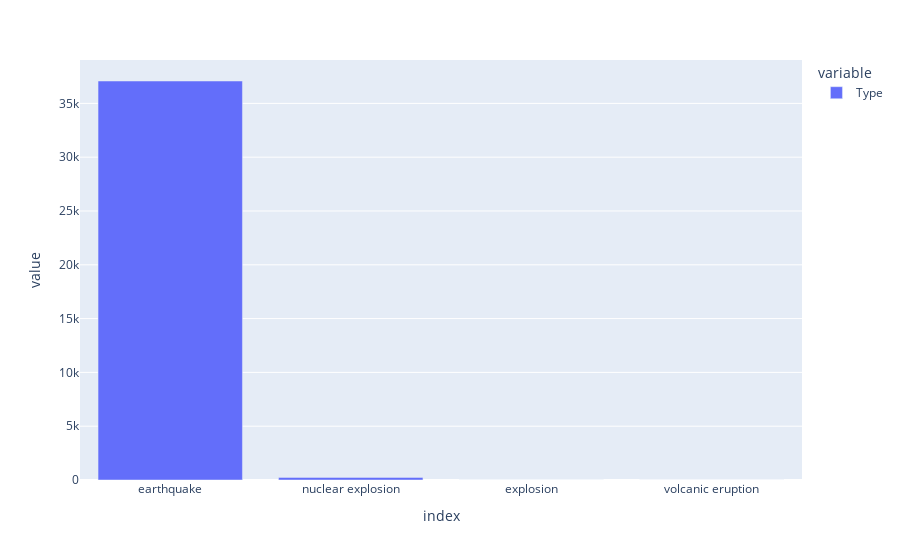

Here is the notebook cell this chart was saved with:
### Code cell
import plotly.express as px
fig = px.bar(df.Type.value_counts())
fig.show()

### Figure 1 — Plotly figure (JSON) as saved in the notebook; plotly's stock layout.template omitted (floating-point values rounded to 4 significant figures)
{"data": [{"alignmentgroup": "True", "hovertemplate": "variable=Type<br>index=%{x}<br>value=%{y}<extra></extra>", "legendgroup": "Type", "marker": {"color": "#636efa", "pattern": {"shape": ""}}, "name": "Type", "offsetgroup": "Type", "orientation": "v", "showlegend": true, "textposition": "auto", "type": "bar", "x": ["earthquake", "nuclear explosion", "explosion", "volcanic eruption"], "xaxis": "x", "y": [37080, 243, 7, 1], "yaxis": "y"}], "layout": {"barmode": "relative", "legend": {"title": {"text": "variable"}, "tracegroupgap": 0}, "margin": {"t": 60}, "xaxis": {"anchor": "y", "domain": [0, 1], "title": {"text": "index"}}, "yaxis": {"anchor": "x", "domain": [0, 1], "title": {"text": "value"}}}}
